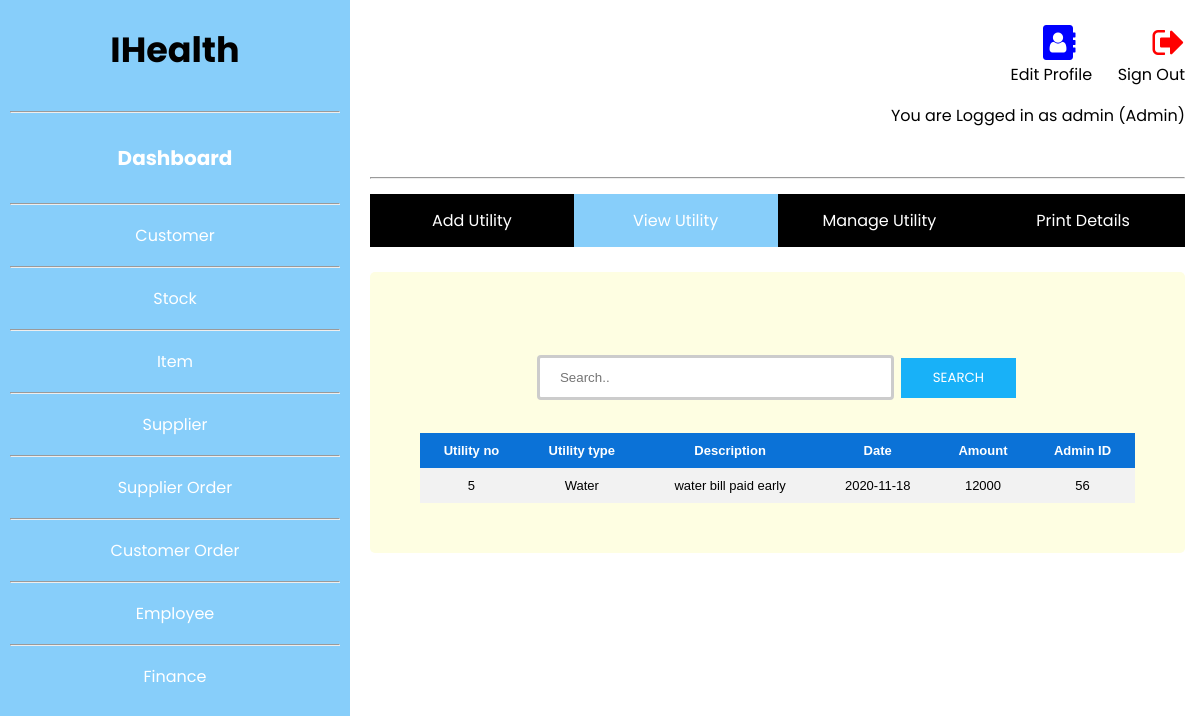
The app's page /src/finance/ViewUtility.php (signed in) with its own data.
### tables this page shows
CREATE TABLE `finance` (
  `id` int(11) NOT NULL,
  `type` text NOT NULL,
  `utilitydes` text NOT NULL,
  `date` date NOT NULL,
  `amount` int(11) NOT NULL,
  `adminid` int(11) NOT NULL
);

### src/finance/ViewUtility.php (the view, shortened to what this page needs)
<?php
include_once '../../config/connection.php';
$result = mysqli_query($conn,"SELECT * FROM finance");
?>
<!DOCTYPE html>
<html lang="en">
<head>
<link rel="stylesheet" href="https://cdnjs.cloudflare.com/ajax/libs/font-awesome/4.7.0/css/font-awesome.min.css">
<link rel="stylesheet" href="../../public/css/View.css">
</head>
<body>
<?php
if (mysqli_num_rows($result) > 0) {
?>
<?php include('../../public/includes/header.php') ?>
  	<br>
  	<div class="row" style="margin-top: -18px;">
	<div class="navbar">
  		<ul>
		  <li><a href="AddUtility.php">Add Utility</a></li>
		  <li><a class="active" href="ViewUtility.php">View Utility</a></li>
		  <li><a href="ManageUtility.php">Manage Utility</a></li>
		  <li><a href="PrintDetails.php">Print Details</a></li>
		</ul>
		</div>
  	</div>
  	<br>
  	<div class="row form1">
  		<br>
  		<form action="#">
		    <center><input type="text" name="search" placeholder="Search..">
		  	<input type="submit" value="Search"></center>
		  	<br>
		  	<table>
			  <tr>
			    <th>Utility no</th>
			    <th>Utility type</th>
			    <th>Description</th>
			    <th>Date</th>
			    <th>Amount</th>
				<th>Admin ID</th>
			  </tr>
			  	<?php
					while($row = mysqli_fetch_array($result)) {
				?>
			  <tr>
			    <td><?php echo $row["id"]; ?></td>
			    <td><?php echo $row["type"]; ?></td>
			    <td><?php echo $row["utilitydes"]; ?></td>
			    <td><?php echo $row["date"]; ?></td>
			    <td><?php echo $row["amount"]; ?></td>
				<td><?php echo $row["adminid"]; ?></td>
			  </tr>
			  	<?php
					}
				?>
			</table>
			<?php
				}
				else{
				    echo "No result found";
				}
			?>
		</form>
  	</div>
</div>
</body>
</html>

### public/css/View.css (style rules this page uses)
* { box-sizing: border-box; }
body { margin: 0; font-family: 'Poppins', sans-serif; }
input[type=text], select { width: 50%; padding: 12px 20px; margin: 8px 0; display: inline-block; border: 3px solid #ccc; border-radius: 4px; box-sizing: border-box; }
input[type=submit] { background-color: #18b1f8; border: none; color: white; padding: 10px 32px; text-decoration: none; margin: 4px 2px; font-family: 'Poppins', sans-serif; text-transform: uppercase; cursor: pointer; }
.form1 { border-radius: 5px; background-color: #fefee2; padding: 50px; }
.navbar { width: 100%; overflow: auto; }
ul { list-style-type: none; margin: 0; padding: 0; overflow: hidden; background-color: #000000; }
li { float: left; width:25%; }
li a { display: block; color: white; text-align: center; padding: 14px 16px; text-decoration: none; }
.active { background-color: #87CEFA; }
table { border-collapse: collapse; width: 100%; font-family:Arial, Helvetica, sans-serif; font-size: small; margin-left:auto; margin-right:auto; }
th, td { text-align: center; padding: 10px; }
tr:nth-child(even) { background-color: #f2f2f2 }
th { background-color: #0b72d7; color: white; }

### records on screen
finance: id "5", type "Water", utilitydes "water bill paid early", date "2020-11-18", amount "12000", adminid "56"

### other values on screen
$_SESSION['name'] "admin"
